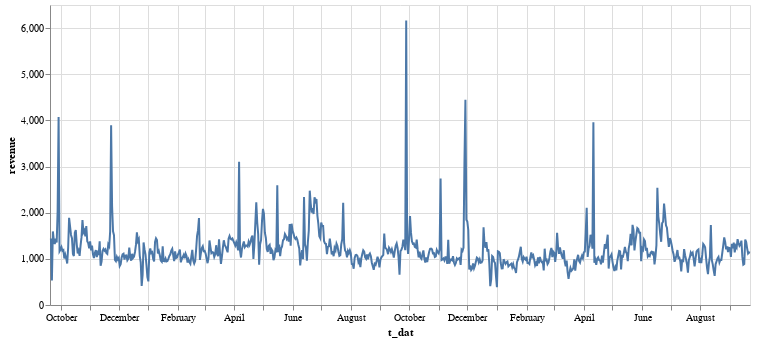

Source (notebook cell):
### Code cell
alt.Chart(df_sales).mark_line().encode(
    x="t_dat", y="revenue", tooltip=["t_dat"]
).properties(width=700)

### Figure 1 — Vega-Lite specification as saved in the notebook (floating-point values rounded to 4 significant figures; data arrays with more than 128 entries replaced by an {"elided": "..."} marker saying what was removed)
{"$schema": "https://vega.github.io/schema/vega-lite/v4.17.0.json", "config": {"view": {"continuousHeight": 300, "continuousWidth": 400}}, "data": {"name": "data-7672d2c0366f177ce6c00e32a0b5646c"}, "datasets": {"data-7672d2c0366f177ce6c00e32a0b5646c": {"elided": "734 records"}}, "encoding": {"tooltip": [{"field": "t_dat", "type": "temporal"}], "x": {"field": "t_dat", "type": "temporal"}, "y": {"field": "revenue", "type": "quantitative"}}, "mark": "line", "width": 700}
